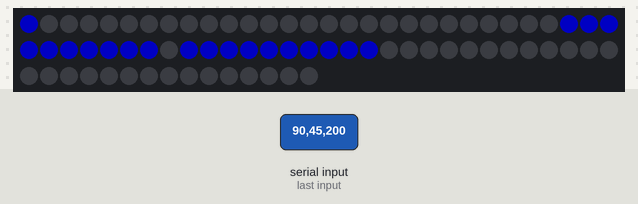
The sketch below on a simulated Arduino Uno, built with avr-gcc and run on an emulated ATmega328P. Parts: 75 RGB LEDs in strip order, left to right, continuing on the next row. The inputs (shaded band) are chosen by the test bench. Dim RGB values are drawn brighter than linear.

3.3 s: "S90\n" received over Serial
6.3 s: "90,45,200\n" received over Serial
Above: at 6.9 s.
Timing chart, 0 to 9.3 s (numbered marks = the images above; inputs shaded):
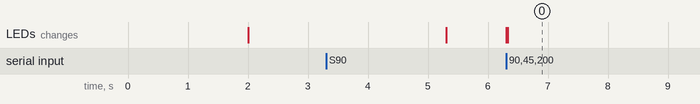

The sketch:

WS2812B.ino
```cpp
#include <FastLED.h>

#define LED_PIN     10
#define NUM_LEDS    75
#define BRIGHTNESS  255
#define LED_TYPE    WS2812B
#define COLOR_ORDER GRB
CRGB leds[NUM_LEDS];

#define UPDATES_PER_SECOND 1000

void setup() {
  Serial.begin(38400);
  delay( 2000 ); // power-up safety delay
  FastLED.addLeds<LED_TYPE, LED_PIN, COLOR_ORDER>(leds, NUM_LEDS).setCorrection( TypicalLEDStrip );
  FastLED.setBrightness(  BRIGHTNESS );
}

String str;
int red;
int green;
int blue;

void loop(){
  if (Serial.available() > 0) {
    if (Serial.read() == 'S'){
      blue  = Serial.parseInt();
      green = Serial.parseInt();
      red   = Serial.parseInt();
    }
    CRGB lastl;
    CRGB currentl;
    CRGB lastr;
    CRGB currentr;
    for(uint8_t x = 0; x <= NUM_LEDS/2-1; x++){
      if (x == 0) {
        currentl = leds[x];
        currentr = leds[x];
        leds[x]  = CRGB(green, red, blue);
        lastl    = currentl;
        lastr    = currentr;
      }
      else {
        currentl             = leds[NUM_LEDS/2 + x];
        currentr             = leds[NUM_LEDS/2 - x];
        leds[NUM_LEDS/2 + x] = lastl;
        leds[NUM_LEDS/2 - x] = lastr;
        lastl                = currentl;
        lastr                = currentr;
      }
    }

  }
  FastLED.show();
  /*for(uint8_t x = 0; x <= NUM_LEDS; x++){
      leds[x]  = CRGB(green, red, blue);
  }
  FastLED.show();
  delay(177);*/
}
```

Measured:
- after the input at 6.3 s, the LEDs: first change at once (image 0 shows a later state)
